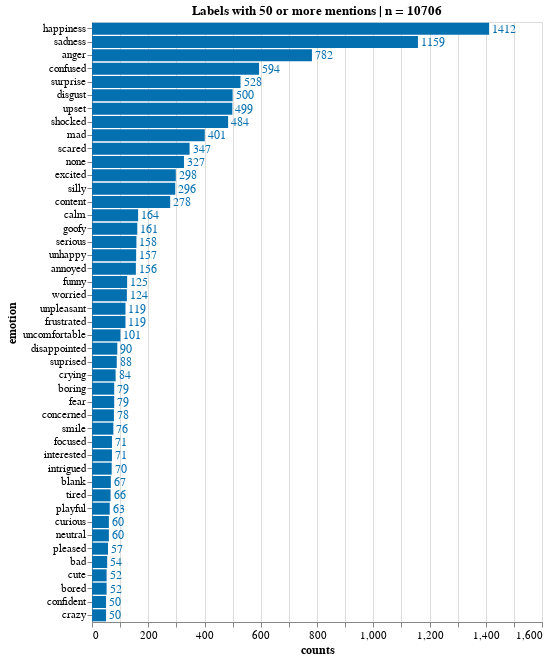

The notebook cell saved with this chart:
### Code cell
source = df_emo_overall[df_emo_overall['counts'] > 49]
title = 'Labels with 50 or more mentions | n = '+ source['counts'].sum().astype(str)
X, Y = 'counts:Q', 'emotion:N'
w, h= 450, 600
txs, ls, ts = 12, 11, 12

chart_overall_count = simple_count_bar(source, title=title, X=X, Y=Y, width=w, height=h, text_size = txs, label_size = ls, title_size=ts)
chart_overall_count.display(renderer='svg')

### Figure 1 — Vega-Lite specification as saved in the notebook (floating-point values rounded to 4 significant figures)
{"config": {"view": {"continuousWidth": 400, "continuousHeight": 300}, "axis": {"labelFontSize": 11, "titleFontSize": 12}}, "layer": [{"mark": "bar", "encoding": {"color": {"condition": {"value": "#orange", "test": "(datum.emotion === 'Some')"}, "value": "#0570b0"}, "x": {"type": "quantitative", "field": "counts"}, "y": {"type": "nominal", "field": "emotion", "sort": "-x"}}, "title": "Labels with 50 or more mentions | n = 10706"}, {"mark": {"type": "text", "align": "left", "baseline": "middle", "dx": 3, "fontSize": 12}, "encoding": {"color": {"condition": {"value": "#orange", "test": "(datum.emotion === 'Some')"}, "value": "#0570b0"}, "text": {"type": "quantitative", "field": "counts"}, "x": {"type": "quantitative", "field": "counts"}, "y": {"type": "nominal", "field": "emotion", "sort": "-x"}}, "title": "Labels with 50 or more mentions | n = 10706"}], "data": {"name": "data-4b70de7dcdb389cb2cfaf077e039d682"}, "height": 600, "width": 450, "$schema": "https://vega.github.io/schema/vega-lite/v4.8.1.json", "datasets": {"data-4b70de7dcdb389cb2cfaf077e039d682": [{"counts": 1412, "emotion": "happiness", "percent": 0.102}, {"counts": 1159, "emotion": "sadness", "percent": 0.0837}, {"counts": 782, "emotion": "anger", "percent": 0.05647}, {"counts": 594, "emotion": "confused", "percent": 0.0429}, {"counts": 528, "emotion": "surprise", "percent": 0.03813}, {"counts": 500, "emotion": "disgust", "percent": 0.03611}, {"counts": 499, "emotion": "upset", "percent": 0.03604}, {"counts": 484, "emotion": "shocked", "percent": 0.03495}, {"counts": 401, "emotion": "mad", "percent": 0.02896}, {"counts": 347, "emotion": "scared", "percent": 0.02506}, {"counts": 327, "emotion": "none", "percent": 0.02362}, {"counts": 298, "emotion": "excited", "percent": 0.02152}, {"counts": 296, "emotion": "silly", "percent": 0.02138}, {"counts": 278, "emotion": "content", "percent": 0.02008}, {"counts": 164, "emotion": "calm", "percent": 0.01184}, {"counts": 161, "emotion": "goofy", "percent": 0.01163}, {"counts": 158, "emotion": "serious", "percent": 0.01141}, {"counts": 157, "emotion": "unhappy", "percent": 0.01134}, {"counts": 156, "emotion": "annoyed", "percent": 0.01127}, {"counts": 125, "emotion": "funny", "percent": 0.009027}, {"counts": 124, "emotion": "worried", "percent": 0.008955}, {"counts": 119, "emotion": "unpleasant", "percent": 0.008594}, {"counts": 119, "emotion": "frustrated", "percent": 0.008594}, {"counts": 101, "emotion": "uncomfortable", "percent": 0.007294}, {"counts": 90, "emotion": "disappointed", "percent": 0.0065}, {"counts": 88, "emotion": "suprised", "percent": 0.006355}, {"counts": 84, "emotion": "crying", "percent": 0.006066}, {"counts": 79, "emotion": "boring", "percent": 0.005705}, {"counts": 79, "emotion": "fear", "percent": 0.005705}, {"counts": 78, "emotion": "concerned", "percent": 0.005633}, {"counts": 76, "emotion": "smile", "percent": 0.005489}, {"counts": 71, "emotion": "focused", "percent": 0.005127}, {"counts": 71, "emotion": "interested", "percent": 0.005127}, {"counts": 70, "emotion": "intrigued", "percent": 0.005055}, {"counts": 67, "emotion": "blank", "percent": 0.004839}, {"counts": 66, "emotion": "tired", "percent": 0.004766}, {"counts": 63, "emotion": "playful", "percent": 0.00455}, {"counts": 60, "emotion": "curious", "percent": 0.004333}, {"counts": 60, "emotion": "neutral", "percent": 0.004333}, {"counts": 57, "emotion": "pleased", "percent": 0.004116}, {"counts": 54, "emotion": "bad", "percent": 0.0039}, {"counts": 52, "emotion": "cute", "percent": 0.003755}, {"counts": 52, "emotion": "bored", "percent": 0.003755}, {"counts": 50, "emotion": "confident", "percent": 0.003611}, {"counts": 50, "emotion": "crazy", "percent": 0.003611}]}}
